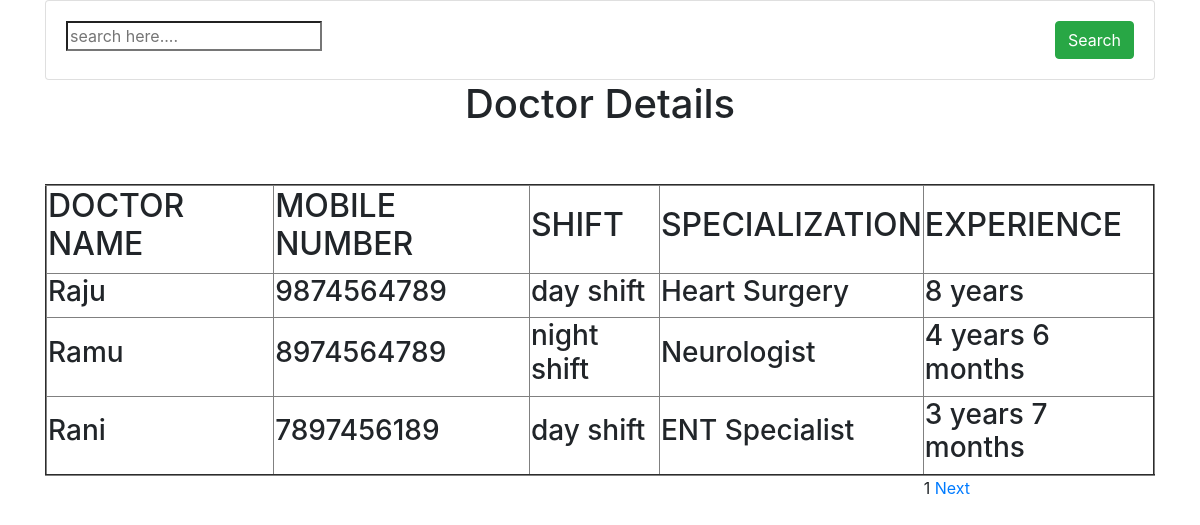
The app's page /read/ with its own data.
### testapp/models.py (models this page shows, shortened)
class Doctor(models.Model):
    doctor_name=models.CharField(max_length=150)
    mobile_no=models.IntegerField()
    shift_choices=(
    ('day shift','Day Shift'),
    ('night shift','Night Shift')
    )
    shift=models.CharField(max_length=30,choices=shift_choices)
    specialization=models.CharField(max_length=100)
    experience=models.CharField(max_length=50)

### testapp/views.py (the view)
# urls.py: path('read/', views.doctor_read_view,name="doc_detail"),
def doctor_read_view(request):
    doc_list=Doctor.objects.all()
    paginator=Paginator(doc_list,3)
    page_number=request.GET.get('page')
    page_obj=paginator.get_page(page_number)
    name=request.GET.get('name')
    if name!='' and name is not None:
        page_obj=doc_list.filter(doctor_name__contains=name)
    my_dict={'page_obj':page_obj}
    return render(request,"docread.html",my_dict)

### templates/docread.html (shortened to what this page needs)
{% load static %}
<!DOCTYPE html>
<html lang="en" dir="ltr">
  <head>
    <link rel="stylesheet" href="{% static "style.css"%}">
    <link rel="stylesheet" href="https://maxcdn.bootstrapcdn.com/bootstrap/4.0.0/css/bootstrap.min.css">
  </head>
  <body>
<div class="container">
  <div class="row">
    <div class="col-md-12">
      <form class="card">
        <div class="card-body">
          <div class="row">
            <div class="col">
              <input type="search" name="name" value="" placeholder="search here....">
            </div>
            <div class="col-auto">
              <button type="search" name="button" class="btn btn-success">Search</button>
            </div>
          </div>
        </div>
      </form>
    </div>
  </div>
</div>
    <div class="container" align="center">
      <h1>Doctor Details</h1><br><br>
      <table border="2px">
        <tbody>
          <thead>
            <th><h2>DOCTOR NAME</h2></th>
            <th><h2>MOBILE NUMBER</h2></th>
            <th><h2>SHIFT</h2></th>
            <th><h2>SPECIALIZATION</h2></th>
            <th><h2>EXPERIENCE</h2></th>
          </thead>
          {% for i in page_obj %}
          <tr>
            <td><h3>{{i.doctor_name}}</h3></td>
            <td><h3>{{i.mobile_no}}</h3></td>
            <td><h3>{{i.shift}}</h3></td>
            <td><h3>{{i.specialization}}</h3></td>
            <td><h3>{{i.experience}}</h3></td>
          </tr>
          {% endfor %}
        </tbody>
      </table>
      </div>
        <div id="pagee">
            {{page_obj.number}}
          {% if page_obj.has_next %}
          <a href="?page={{page_obj.next_page_number}}">Next</a>
          {% endif %}
        </div>
  </body>
</html>

### static/style.css (style rules this page uses)
#pagee { float: right; padding-right: 230px; }

### records on screen
Doctor: doctor_name "Raju", mobile_no "9874564789", shift "day shift", specialization "Heart Surgery", experience "8 years"
Doctor: doctor_name "Ramu", mobile_no "8974564789", shift "night shift", specialization "Neurologist", experience "4 years 6 months"
Doctor: doctor_name "Rani", mobile_no "7897456189", shift "day shift", specialization "ENT Specialist", experience "3 years 7 months"

### other values on screen
{{ page_obj.number }} "1"
